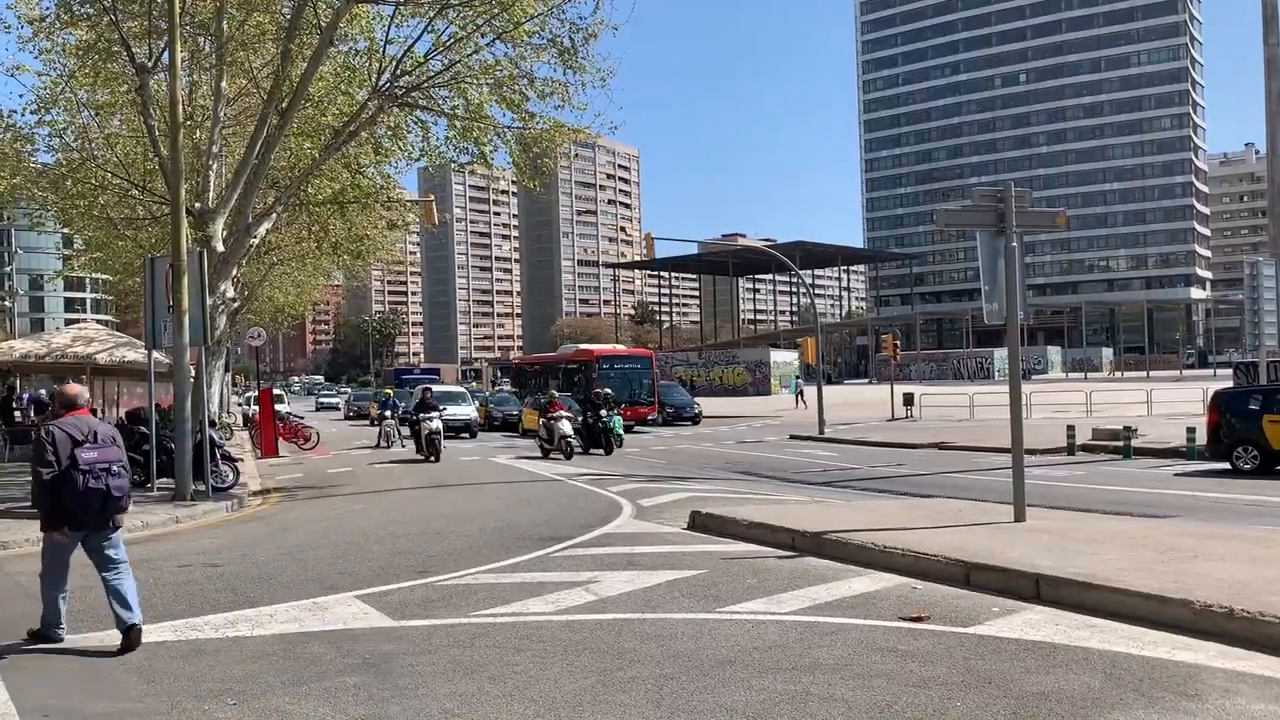
#> input picture frame 30 of object.mp4, 1280 x 720 px
$ python main.py
#> lines starting #> are read from the running program, lines starting #| are printed output that depends on the picture; after the words box and inside, x2 and y2 are one past the last pixel; in counts of white or black regions, pixels touching at a corner belong together
import cv2


def reScaleFrame(frame):

    return cv2.resize(frame, (800, 600), interpolation = cv2.INTER_LINEAR)


video = cv2.VideoCapture("object.mp4")


classifier_file= "cars.xml"

car_tracker = cv2.CascadeClassifier(classifier_file)

human_tracker = cv2.CascadeClassifier("fullbody.xml")


while True:
    read_successful, frame = video.read()
#> frame is the input picture: shape (720, 1280, 3); mean B, G, R 124.5, 122.8, 122.8
    if read_successful:
        frame_resized = reScaleFrame(frame)
#> in reScaleFrame, `return cv2.resize(frame, (800, 600), interpolation = cv2.INTER_LINEAR)`:
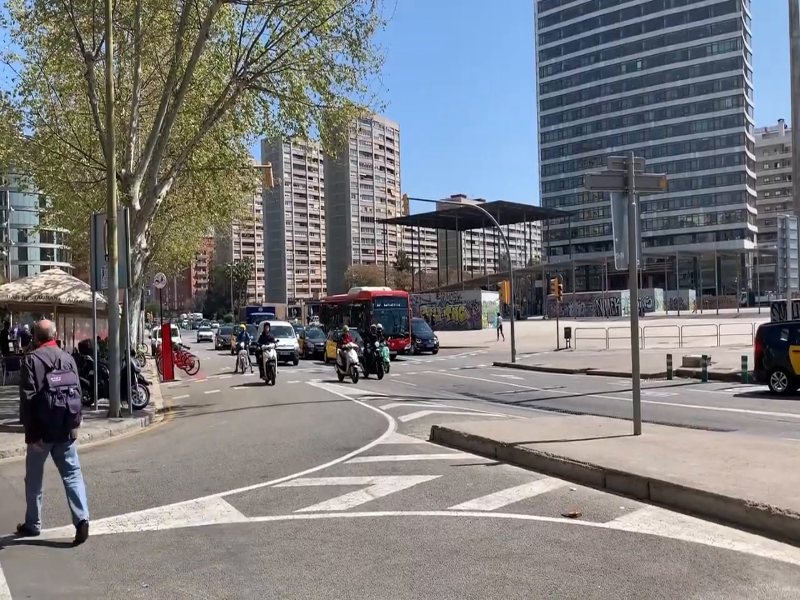
#> returned value: shape (600, 800, 3); mean of channels 0, 1, 2 124.4, 122.7, 122.7; drawn as B, G, R
        grayscaled_frame = cv2.cvtColor(frame_resized, cv2.COLOR_BGR2GRAY)
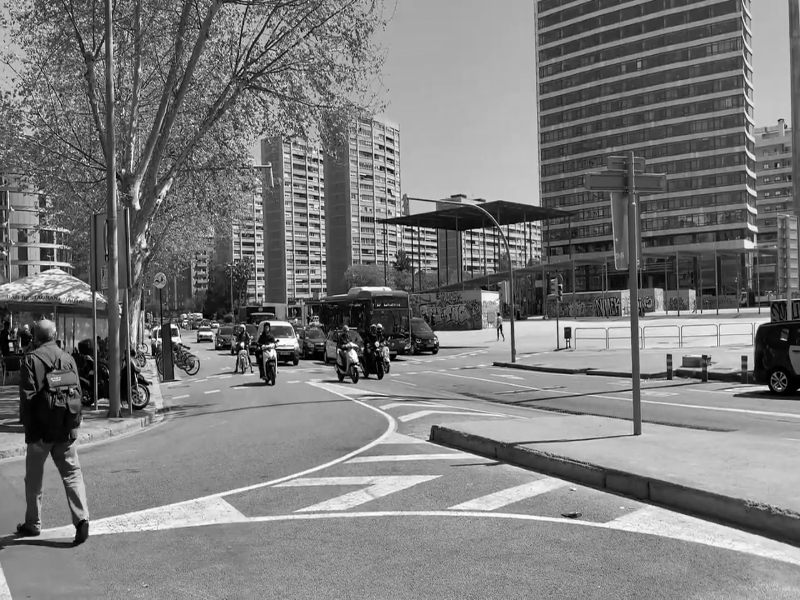
#> grayscaled_frame: shape (600, 800); min 0, max 255, mean 122.9

    else:
        break


    cars = car_tracker.detectMultiScale(grayscaled_frame)
#> cars = [[192, 324, 25, 25], [35, 513, 51, 51]]
    humans = human_tracker.detectMultiScale(grayscaled_frame)
#> humans = ()

    for (x,y,w,h) in cars:
        cv2.rectangle(frame_resized , (x,y), (x+w , y+h), (255,0,255), 2)
        cv2.putText(frame_resized, "Vehicle",
                    (x-5, y-5), 0, 0.4, (0, 0, 255), 1)
#> this loop made 2 passes
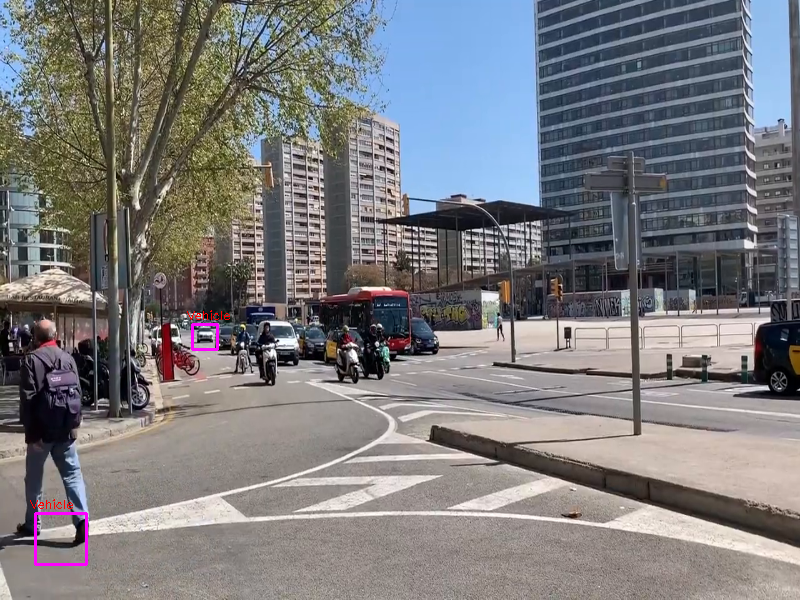
#> frame_resized: shape (600, 800, 3); 0.23% of pixels changed, all inside (x1, y1, x2, y2) = (30, 310, 230, 566)

    for (x,y,w,h) in humans:
        cv2.rectangle(frame_resized , (x,y), (x+w , y+h), (0,255,255), 2)
        cv2.putText(frame_resized, "human", (x-5, y-10), 0, 0.4, (0,255,0), 1)
#> this loop made 0 passes


    # print(cars)


    cv2.imshow("detector", frame_resized)
    key = cv2.waitKey(1)
#> (key Esc is pressed here)

    if key==81 or key==113:
        break


video.release()

$ run again, starting later in the video
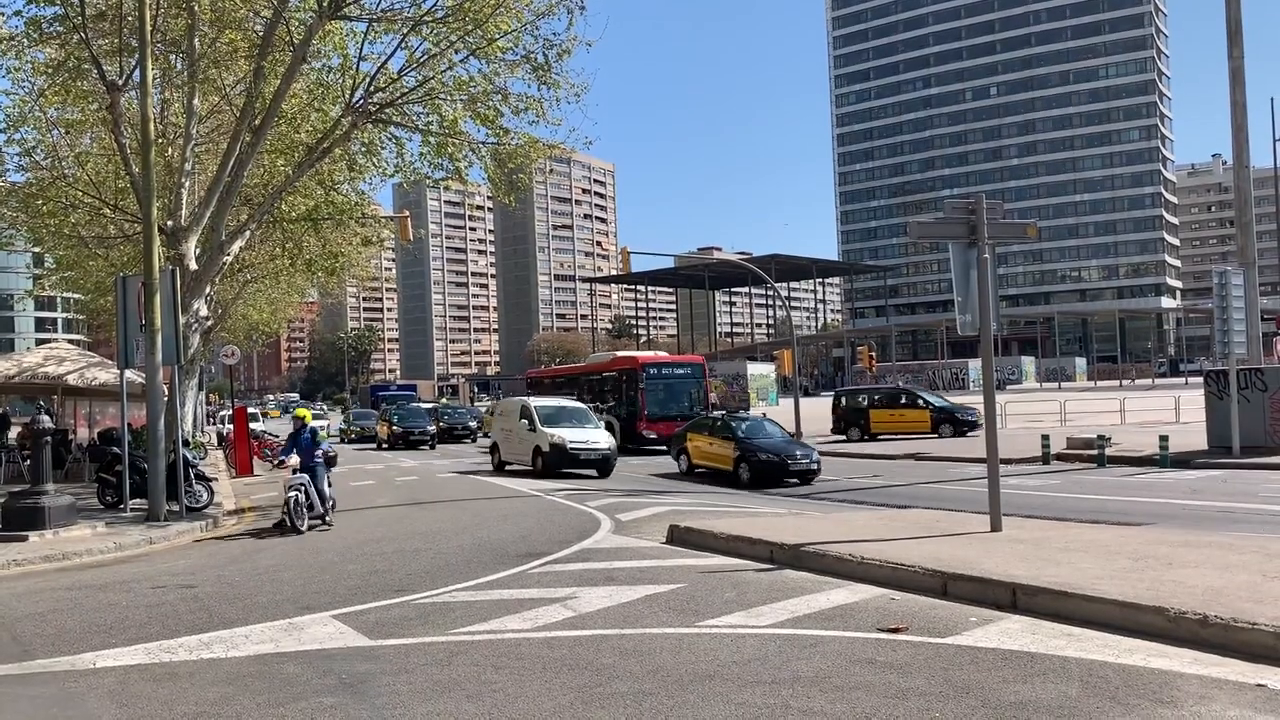
#> input picture frame 135 of object.mp4, 1280 x 720 px
#> frame is the input picture: shape (720, 1280, 3); mean B, G, R 123.1, 121.4, 120.9
#> `grayscaled_frame = cv2.cvtColor(frame_resized, cv2.COLOR_BGR2GRAY)`:
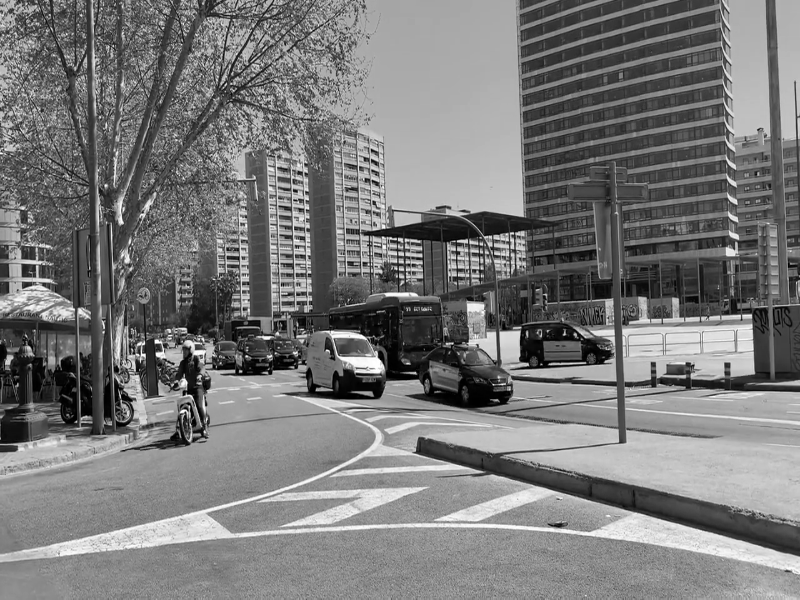
#> grayscaled_frame: shape (600, 800); min 0, max 255, mean 121.3
#> cars = [[704, 310, 22, 22]]
#> humans = ()
#> the loop `for (x,y,w,h) in cars:` made 1 pass
#> after the loop `for (x,y,w,h) in cars:`:
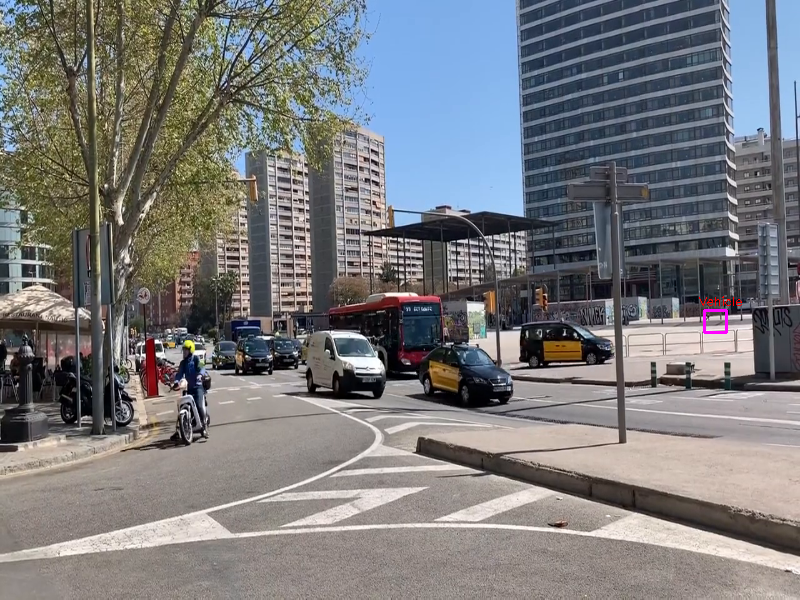
#> frame_resized: shape (600, 800, 3); mean B, G, R 123, 121.2, 120.9

$ run again, starting later in the video
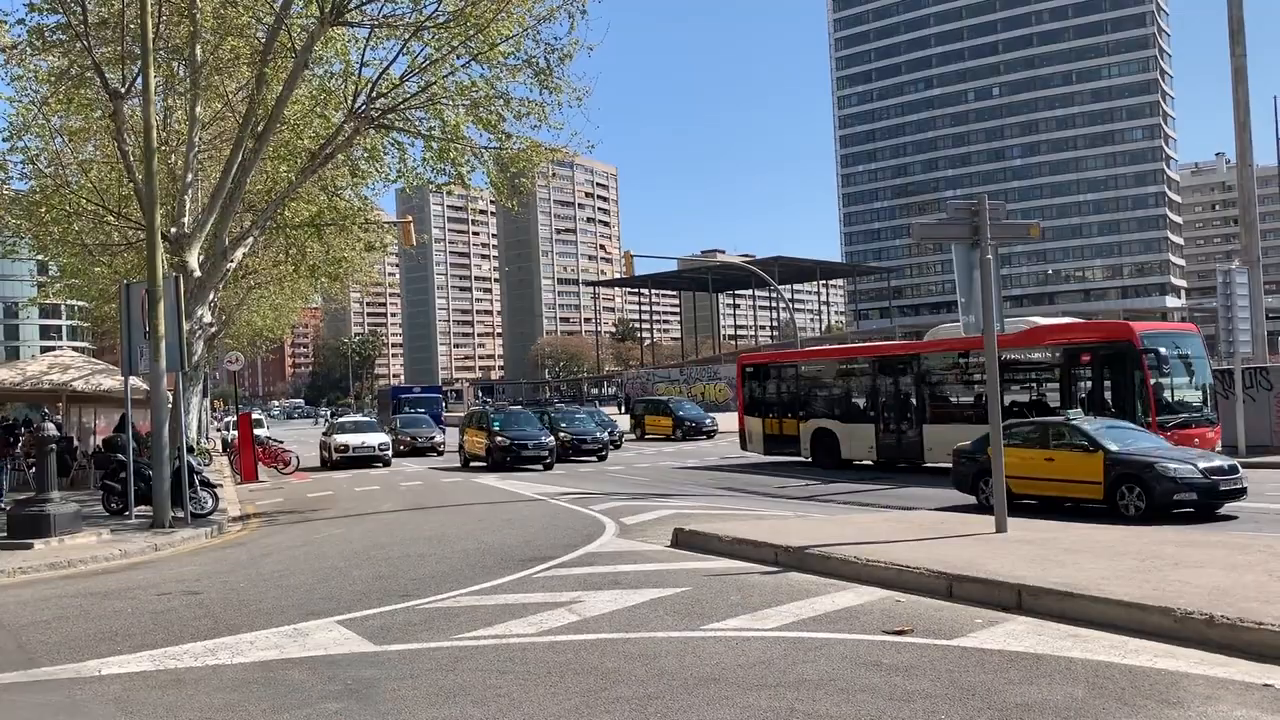
#> input picture frame 240 of object.mp4, 1280 x 720 px
#> frame is the input picture: shape (720, 1280, 3); mean B, G, R 120.6, 119.1, 118.9
#> `grayscaled_frame = cv2.cvtColor(frame_resized, cv2.COLOR_BGR2GRAY)`:
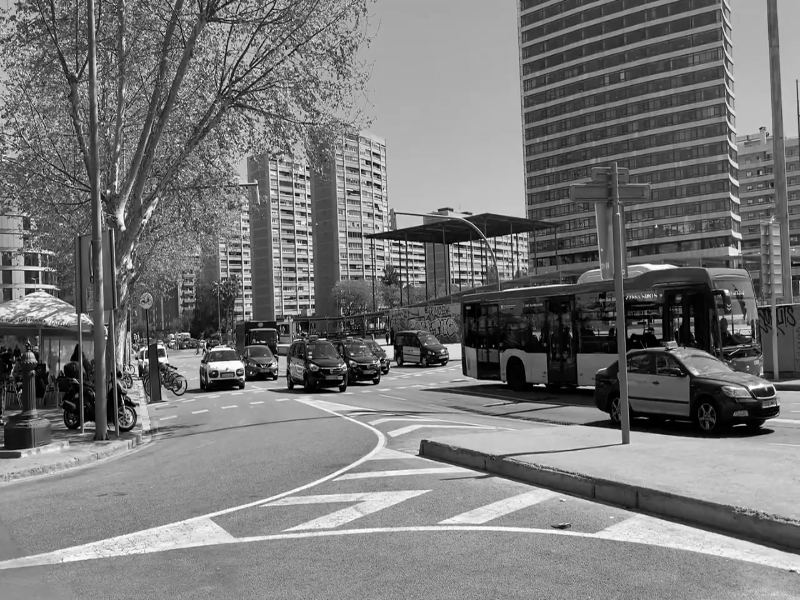
#> grayscaled_frame: shape (600, 800); min 0, max 255, mean 119.1
#> cars = [[462, 332, 50, 50], [184, 339, 71, 71]]
#> humans = ()
#> the loop `for (x,y,w,h) in cars:` made 2 passes
#> after the loop `for (x,y,w,h) in cars:`:
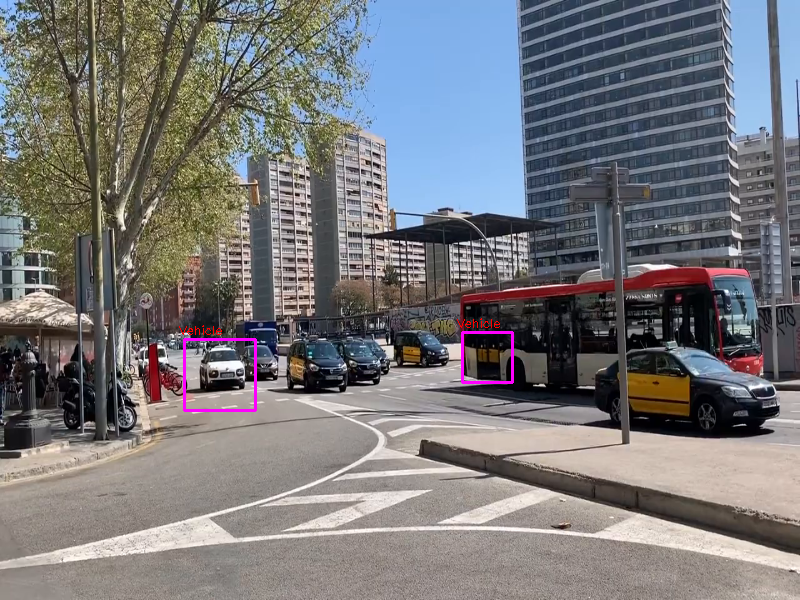
#> frame_resized: shape (600, 800, 3); mean B, G, R 120.9, 118.7, 119.3
